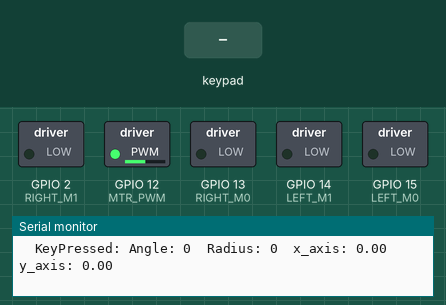
Simulated run of this sketch. Board: ESP32. Shown: switched loads named in the sketch (green lamp = pin HIGH), the last lines printed to the serial monitor. The test bench sets the inputs (shaded band). WiFi joins after 1.5 s; servers stay silent unless stated.

Above: at 2.7 s.
2.8 s: key 'U' pressed
At 3.1 s:
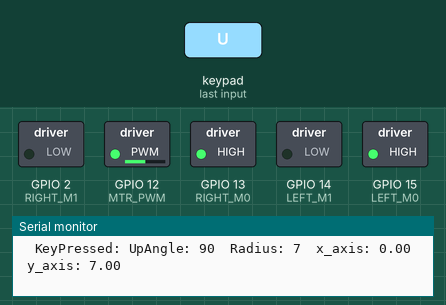
4.3 s: key 'D' pressed
At 5.5 s:
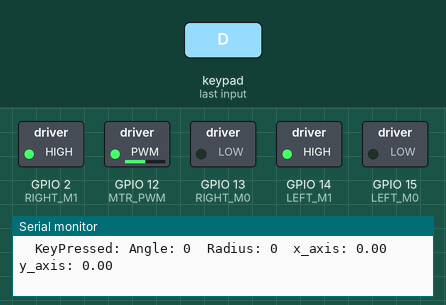
5.8 s: key 'L' pressed
At 6.7 s:
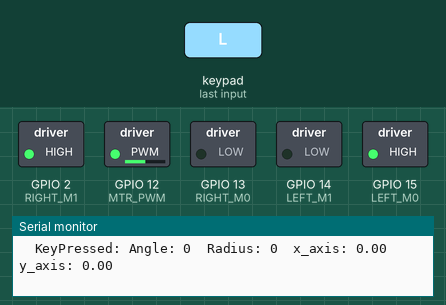
7.3 s: key 'R' pressed
At 7.9 s:
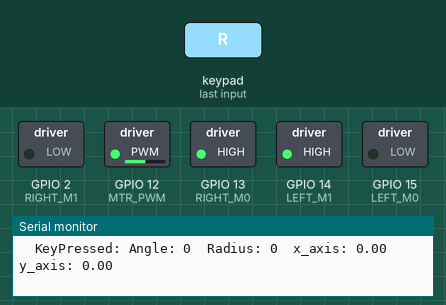
Timing chart, 0 to 9.8 s (numbered marks = the images above; inputs shaded):
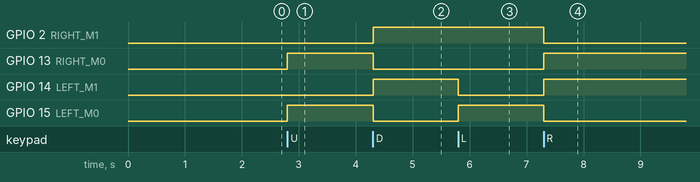

The sketch:

carrinho.ino
```cpp
#define CUSTOM_SETTINGS
#define INCLUDE_GAMEPAD_MODULE
#include <DabbleESP32.h>
#include <WiFi.h>

const char* ssid = "carrinho";
const char* password = "1234567890";

//PINOUT
// TB6612FNG H-Bridge Connections (both PWM inputs driven by GPIO 12)
#define MTR_PWM     12
#define LEFT_M0     15
#define LEFT_M1     14
#define RIGHT_M0    13
#define RIGHT_M1    2


//Setting Motor PWM properties
const int freq = 2000;
const int motorPWMChannnel = 8;
const int lresolution = 8;

volatile unsigned int  motor_speed   = 200;
volatile unsigned long previous_time = 0;
volatile unsigned long move_interval = 250;

//chamadas de funçoes
void robot_stop();
void robot_fwd();
void robot_back();
void robot_right();
void robot_left();
void update_speed();
unsigned int get_speed(unsigned int sp);


void Start_PonteH()
{
  // Pins for Motor Controller
  pinMode(LEFT_M0, OUTPUT);
  pinMode(LEFT_M1, OUTPUT);
  pinMode(RIGHT_M0, OUTPUT);
  pinMode(RIGHT_M1, OUTPUT);
  robot_stop();

  // Motor uses PWM Channel 8
  ledcAttachPin(MTR_PWM, 8);
  ledcSetup(8, 2000, 8);
  ledcWrite(8, 130);
}

void Start_Serial()
{

  Serial.begin(115200);      // make sure your Serial Monitor is also set at this baud rate.
}


void Start_Dabble()
{
  Dabble.begin("carrinho");       //set bluetooth name of your device
}

void Start_Wifi()
{
  WiFi.begin(ssid, password);

  while (WiFi.status() != WL_CONNECTED) {
    delay(500);
    Serial.print(".");
  }
  Serial.println("");
  Serial.println("WiFi connected");


}

void setup()
{
  Start_Serial();
  Start_Wifi();
  Start_Dabble();
  Start_PonteH();

}

void update_speed()
{
  ledcWrite(motorPWMChannnel, get_speed(motor_speed));

}

unsigned int get_speed(unsigned int sp)
{
  return map(sp, 0, 100, 0, 255);
}


void robot_stop()
{
  digitalWrite(LEFT_M0, LOW);
  digitalWrite(LEFT_M1, LOW);
  digitalWrite(RIGHT_M0, LOW);
  digitalWrite(RIGHT_M1, LOW);
}

void robot_fwd()
{
  digitalWrite(LEFT_M0, HIGH);
  digitalWrite(LEFT_M1, LOW);
  digitalWrite(RIGHT_M0, HIGH);
  digitalWrite(RIGHT_M1, LOW);
  move_interval = 250;
  previous_time = millis();
}

void robot_back()
{
  digitalWrite(LEFT_M0, LOW);
  digitalWrite(LEFT_M1, HIGH);
  digitalWrite(RIGHT_M0, LOW);
  digitalWrite(RIGHT_M1, HIGH);
  move_interval = 250;
  previous_time = millis();
}

void robot_right()
{
  digitalWrite(LEFT_M0, LOW);
  digitalWrite(LEFT_M1, HIGH);
  digitalWrite(RIGHT_M0, HIGH);
  digitalWrite(RIGHT_M1, LOW);
  move_interval = 100;
  previous_time = millis();
}

void robot_left()
{
  digitalWrite(LEFT_M0, HIGH);
  digitalWrite(LEFT_M1, LOW);
  digitalWrite(RIGHT_M0, LOW);
  digitalWrite(RIGHT_M1, HIGH);
  move_interval = 100;
  previous_time = millis();
}

void Le_Dable()
{
  Dabble.processInput();             //this function is used to refresh data obtained from smartphone.Hence calling this function is mandatory in order to get data properly from your mobile.
  Serial.print("KeyPressed: ");
  if (GamePad.isUpPressed())
  {
    Serial.print("Up");
    robot_fwd();
  }

  if (GamePad.isDownPressed())
  {
    Serial.print("Down");
    robot_back();
  }

  if (GamePad.isLeftPressed())
  {
    Serial.print("Left");
    robot_left();
  }

  if (GamePad.isRightPressed())
  {
    Serial.print("Right");
    robot_right();
  }

  if (GamePad.isSquarePressed())
  {
    Serial.print("Square");
    robot_stop();
  }

  if (GamePad.isCirclePressed())
  {
    Serial.print("Circle");
  }

  if (GamePad.isCrossPressed())
  {
    Serial.print("Cross");
  }

  if (GamePad.isTrianglePressed())
  {
    Serial.print("Triangle");
  }

  if (GamePad.isStartPressed())
  {
    Serial.print("Start");
    robot_stop();
  }

  if (GamePad.isSelectPressed())
  {
    Serial.print("Select");
  }
}

void Leituras()
{
  Le_Dable();
}

void Analisa()
{
  int a = GamePad.getAngle();
  Serial.print("Angle: ");
  Serial.print(a);
  Serial.print('\t');
  int b = GamePad.getRadius();
  Serial.print("Radius: ");
  Serial.print(b);
  Serial.print('\t');
  float c = GamePad.getXaxisData();
  Serial.print("x_axis: ");
  Serial.print(c);
  Serial.print('\t');
  float d = GamePad.getYaxisData();
  Serial.print("y_axis: ");
  Serial.println(d);
  Serial.println();
}

void loop() {
  Serial.print('\t');
  Leituras();
  Analisa();
}
```

Measured:
- after the input at 2.8 s, GPIO 13 (RIGHT_M0), GPIO 15 (LEFT_M0): LOW → HIGH at once
- after the input at 4.3 s, GPIO 2 (RIGHT_M1), GPIO 14 (LEFT_M1): LOW → HIGH at once; GPIO 13 (RIGHT_M0), GPIO 15 (LEFT_M0): HIGH → LOW at once
- after the input at 5.8 s, GPIO 14 (LEFT_M1): HIGH → LOW at once; GPIO 15 (LEFT_M0): LOW → HIGH at once
- after the input at 7.3 s, GPIO 2 (RIGHT_M1), GPIO 15 (LEFT_M0): HIGH → LOW at once; GPIO 13 (RIGHT_M0), GPIO 14 (LEFT_M1): LOW → HIGH at once
